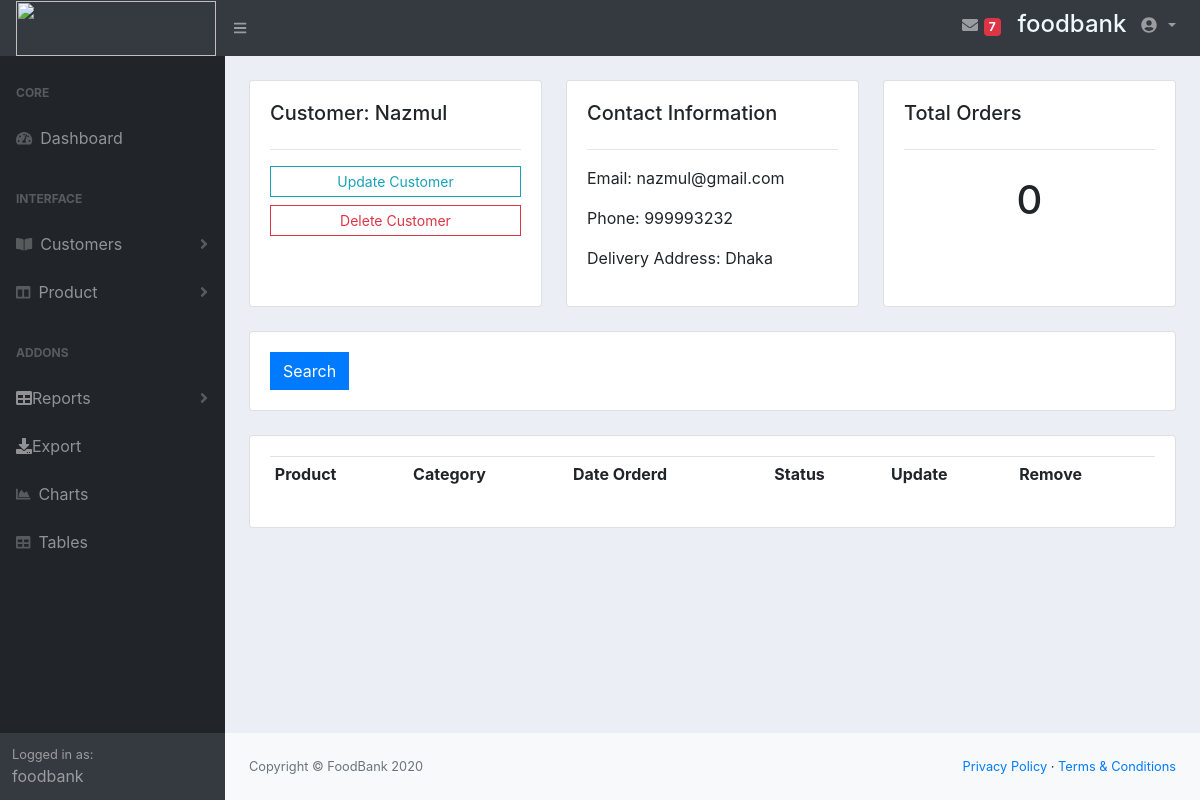
The page /customer/2/ (signed in) on the database its author committed.
### account/models.py (models this page shows, shortened)
class Customer(models.Model):
	STATUS = (
			('Active', 'Active'),
			('Inactive', 'Inactive'),
			)
	name = models.CharField(max_length=200, null=True)
	phone = models.CharField(max_length=200, null=True)
	email = models.CharField(max_length=200, null=True)
	address=models.CharField(max_length=200, null=True,default="")
	status = models.CharField(max_length=200, null=True, choices=STATUS, default="Active")
	date_created = models.DateTimeField(auto_now_add=True, null=True)

### account/views.py (the view)
# urls.py: path('customer/<str:pk>/',views.customer,name="customer"),
@login_required(login_url='/login/')
def customer(request,pk):
	customers = Customer.objects.get(id=pk)
	orders = customers.order_set.all()
	order_count = orders.count()
	context = {'customer':customers, 'orders':orders, 'order_count':order_count}
	return render(request, 'customer.html',context)

### templates/customer.html (shortened to what this page needs)
{%  extends 'index1.html' %}
{% block content %}
	<br>
<div class="row">
	<div class="col-md">
		<div class="card card-body h-100">
			<h5>Customer: {{customer.name}}</h5>
			<hr>
			<a class="btn btn-outline-info  btn-sm btn-block" href="{% url 'edit_customer' customer.id %}">Update Customer</a>
			<a class="btn btn-outline-danger  btn-sm btn-block" href="">Delete Customer</a>
		</div>
	</div>
	<div class="col-md">
		<div class="card card-body h-100">
			<h5>Contact Information</h5>
			<hr>
			<p>Email: {{customer.email}}</p>
			<p>Phone: {{customer.phone}}</p>
			<p>Delivery Address: {{customer.address}}</p>
		</div>
	</div>
	<div class="col-md">
		<div class="card card-body h-100">
			<h5>Total Orders</h5>
			<hr>
			<h1 style="text-align: center;padding: 10px">{{order_count}}</h1>
		</div>
	</div>
</div>
<br>
<div class="row">
	<div class="col">
		<div class="card card-body">
			<form method="get">
		    <button class="btn btn-primary" type="submit">Search</button>
		  </form>
		</div>
	</div>
</div>
<br>
<div class="row">
	<div class="col-md">
		<div class="card card-body">
			<table class="table table-sm">
				<tr>
					<th>Product</th>
					<th>Category</th>
					<th>Date Orderd</th>
					<th>Status</th>
					<th>Update</th>
					<th>Remove</th>
				</tr>
			</table>
		</div>
	</div>
</div>
{% endblock %}

### templates/index1.html (shortened to what this page needs)
<!DOCTYPE html>
<html lang="en">
{% load static %}
    <head>
        <link href="{% static 'css/styles.css' %}" rel="stylesheet" />
        <link href="{% static 'css/main.css' %}" rel="stylesheet" />
        <link href="https://cdn.datatables.net/1.10.20/css/dataTables.bootstrap4.min.css" rel="stylesheet" />
    </head>
    <body class="sb-nav-fixed">
        <nav class="sb-topnav navbar navbar-expand navbar-dark bg-dark">
            <a class="navbar-brand" href="{% url 'home' %}">
                <img src="{% static 'images/foodbank.jpg' %}" height="55" width="200">
              </a>
            <button class="btn btn-link btn-sm order-1 order-lg-0" id="sidebarToggle" href="#"><i class="fas fa-bars"></i></button>
            <ul class="navbar-nav ml-auto">
                <li class="nav-item mx-1">
                  <a class="nav-link" href="#" id="messagesDropdown" role="button" aria-haspopup="true" aria-expanded="false">
                    <i class="fas fa-envelope fa-fw"></i>
                    <span class="badge badge-danger">7</span>
                  </a>
                </li>
                {% if user.is_authenticated %}
                <li>
                    <h4 class="text-center" style="color: aliceblue; padding: 5px;">{{user.username}} </h4>
                </li>
                {% endif %}
                <li class="nav-item dropdown no-arrow">
                  <a class="nav-link dropdown-toggle" href="#" id="userDropdown" role="button" data-toggle="dropdown" aria-haspopup="true" aria-expanded="false">
                    <i class="fas fa-user-circle fa-fw"></i>
                  </a>
                </li>
              </ul>
        </nav>
        <div id="layoutSidenav">
            <div id="layoutSidenav_nav">
                <nav class="sb-sidenav accordion sb-sidenav-dark" id="sidenavAccordion">
                    <div class="sb-sidenav-menu">
                        <div class="nav">
                            <div class="sb-sidenav-menu-heading">Core</div>
                            <a class="nav-link" href="{% url 'home' %}">
                                <div class="sb-nav-link-icon"><i class="fas fa-tachometer-alt"></i></div>
                                Dashboard
                            </a>
                            <div class="sb-sidenav-menu-heading">Interface</div>
                            <a class="nav-link collapsed" href="#" data-toggle="collapse" data-target="#collapsePages" aria-expanded="false" aria-controls="collapsePages">
                                <div class="sb-nav-link-icon"><i class="fas fa-book-open"></i></div>
                                Customers
                                <div class="sb-sidenav-collapse-arrow"><i class="fas fa-angle-down"></i></div>
                            </a>
                            <a class="nav-link collapsed" href="#" data-toggle="collapse" data-target="#collapseLayouts" aria-expanded="false" aria-controls="collapseLayouts">
                                <div class="sb-nav-link-icon"><i class="fas fa-columns"></i></div>
                                Product
                                <div class="sb-sidenav-collapse-arrow"><i class="fas fa-angle-down"></i></div>
                            </a>
                            <div class="sb-sidenav-menu-heading">Addons</div>
                          {% if user.username == 'foodbank' %}
                            <ul class="nav flex-column flex-nowrap overflow-hidden">
                                <li class="nav-item">
                                    <a class="nav-link collapsed text-truncate" href="#submenu1" data-toggle="collapse" data-target="#submenu1"><i class="fa fa-table"></i> <span class="d-none d-sm-inline">Reports</span><div class="sb-sidenav-collapse-arrow"><i class="fas fa-angle-down"></i></div></a>
                                </li>
                                <li class="nav-item"><a class="nav-link text-truncate" href="#"><i class="fa fa-download"></i> <span class="d-none d-sm-inline">Export</span></a></li>
                            </ul>
                          {% endif %}
                            <a class="nav-link" href="charts.html">
                                <div class="sb-nav-link-icon"><i class="fas fa-chart-area"></i></div>
                                Charts
                            </a>
                            <a class="nav-link" href="tables.html">
                                <div class="sb-nav-link-icon"><i class="fas fa-table"></i></div>
                                Tables
                            </a>
                        </div>
                    </div>
                    <div class="sb-sidenav-footer">
                        <div class="small">Logged in as:</div>
                        {{user.username}}
                    </div>
                </nav>
            </div>
            <div id="layoutSidenav_content">
                <main>
                    <div class="container-fluid">
                        {% block content %}
                        {% endblock %}
                    </div>
                </main>
                <footer class="py-4 bg-light mt-auto">
                    <div class="container-fluid">
                        <div class="d-flex align-items-center justify-content-between small">
                            <div class="text-muted">Copyright &copy; FoodBank 2020</div>
                            <div>
                                <a href="#">Privacy Policy</a>
                                &middot;
                                <a href="#">Terms &amp; Conditions</a>
                            </div>
                        </div>
                    </div>
                </footer>
            </div>
        </div>
    </body>
</html>

### static/css/main.css (style rules this page uses)
body { background-color: #ebeff5; }
.btn { border-radius: 0; }

### rows shown on the page
Customer: name "Nazmul", email "nazmul@gmail.com", phone "999993232", address "Dhaka"

### other values the page prints
{{ user.username }} "foodbank"
{{ order_count }} "0"
